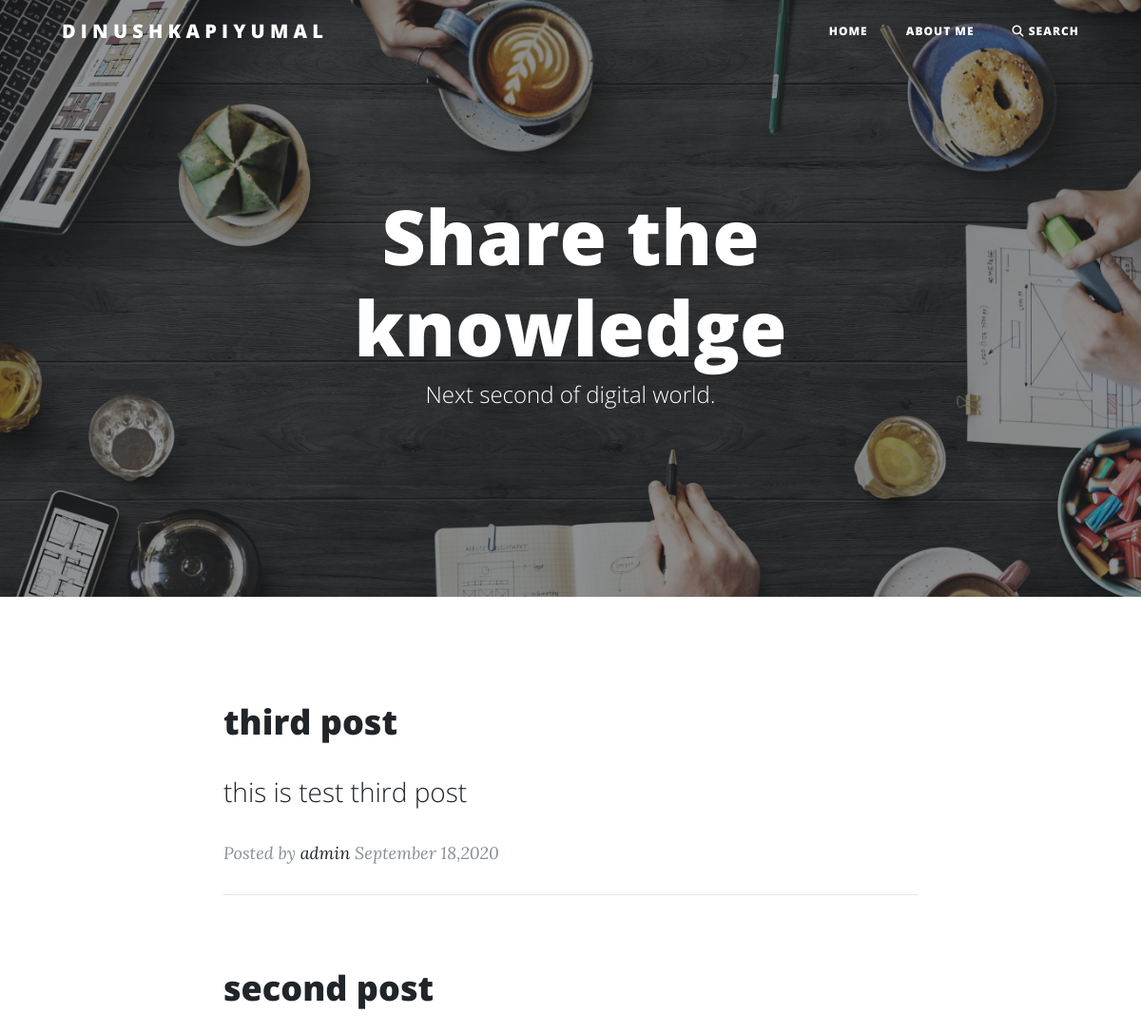
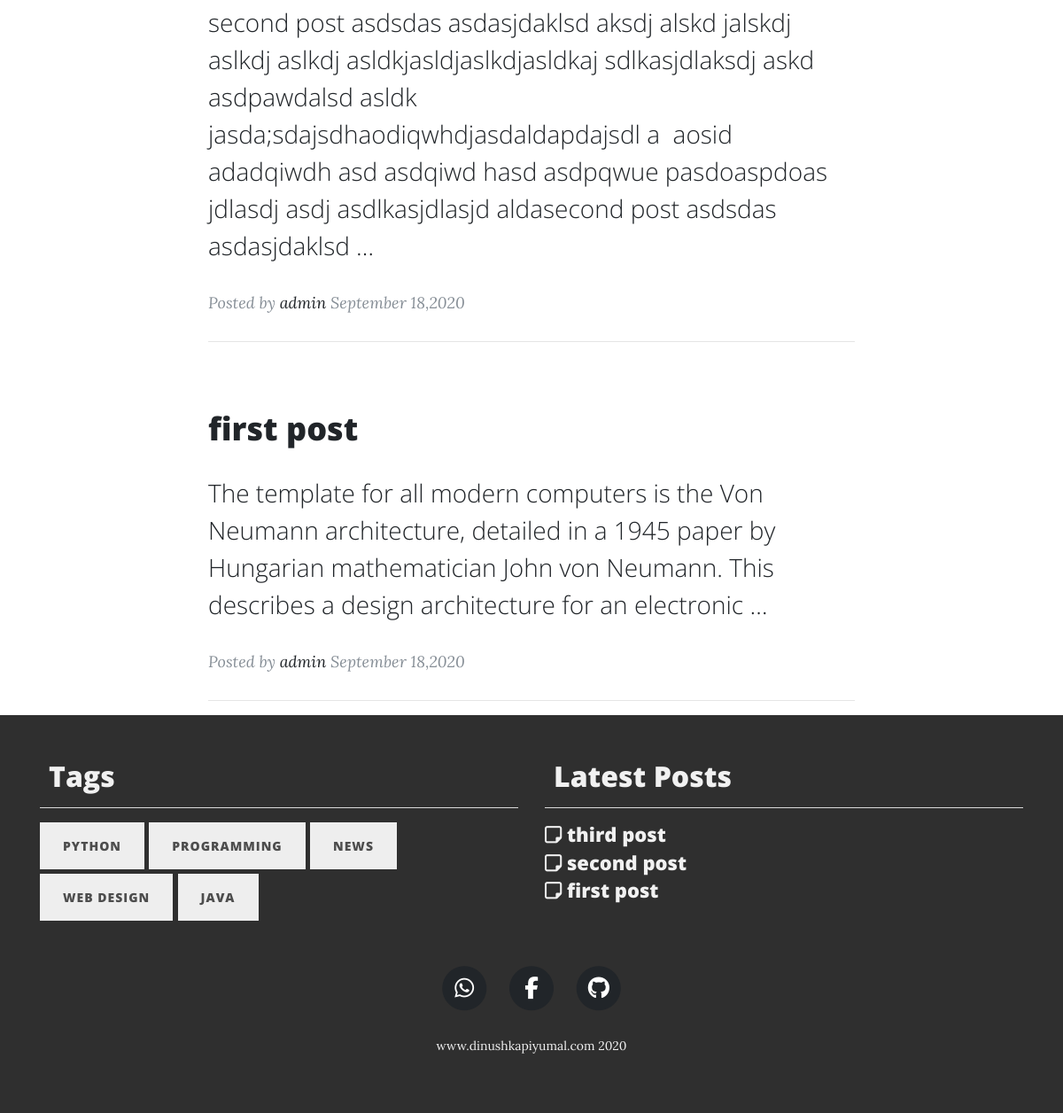
The page / on the database its author committed (2 pictures, top to bottom).
### blog/models.py (models this page shows, shortened)
class Post(models.Model):
    STATUS_CHOICES = (
            ('draft', 'Draft'),
            ('published', 'Published'),
                )
    title = models.CharField(max_length=250)
    slug = models.SlugField(max_length=250,
                            unique_for_date='publish')
    category = models.ForeignKey(Category , on_delete = models.CASCADE)
    image = models.ImageField( blank=True)
    img_url = models.TextField(default='')
    img_credits = models.TextField(default='')
    author = models.ForeignKey(
        User, on_delete=models.CASCADE, related_name='blog_post')
    body = RichTextUploadingField('content')
    meta_description = models.TextField(max_length=160 , blank=True)
    tags = TaggableManager()
    publish = models.DateTimeField(default=timezone.now)
    created = models.DateTimeField(auto_now_add=True)
    updated = models.DateTimeField(auto_now=True)
    status = models.CharField(max_length = 10 , choices=STATUS_CHOICES , default='draft')
    class meta:
        ordering = ('-publish')
    def get_absolute_url(self):
        return reverse('blog:post-detail',
                                        kwargs={
                                        'year':self.publish.year,
                                        'month':self.publish.month,
                                        'day':self.publish.day,
                                        'slug':self.slug
                                        })

### blog/views.py (the view)
# urls.py: path('' , PostListView.as_view() , name='index'),
class PostListView( CategoryMixin , TagMixin , ListView):
    model = Post
    template_name = 'blog/index.html'
    paginate_by = 7
    context_object_name = 'posts'
    queryset = Post.objects.filter(status='published').order_by('-publish')

### blog/templatetags/blog_tags.py (called while the page is built)
@register.inclusion_tag('blog/latest-post.html')
def show_latest_post(count=5):
        latest_posts = Post.objects.filter(status='published').order_by('-publish')[:count]
        return {'latest_posts':latest_posts}

### blog/views.py (called while the page is built)
    def get_context_data(self,**kwargs):
        context = super(TagMixin , self).get_context_data(**kwargs)
        context['tags'] = Tag.objects.all()
        return context

    def get_context_data(self, **kwargs):
        context = super(CategoryMixin , self).get_context_data(**kwargs)
        context['categories'] = Category.objects.all()
        return context

### blog/templates/blog/index.html (shortened to what this page needs)
{% extends 'blog/base.html' %}
{% load static %}
{% load blog_tags %}
{% block content %}
<header class="masthead" style="background-image: url('{% static 'images/theme.jpg' %}')">
  <div class="overlay"></div>
  <div class="container">
    <div class="row">
      <div class="col-lg-8 col-md-10 mx-auto">
        <div class="site-heading">
          <h1>Share the knowledge</h1>
          <span class="subheading" id="sub"></span>
        </div>
      </div>
    </div>
  </div>
</header>
<div class="container">
  <div class="row">
    <div class="col-lg-8 col-md-10 mx-auto">
      {% for post in posts %}
        <div class="post-preview">
          <a href="{{ post.get_absolute_url }}">
            <h2 class="post-title">
              {{ post.title }}
            </h2>
            <h3 class="post-subtitle">
              {{post.body|safe|truncatewords:30|linebreaks}}
            </h3>
          </a>
          <p class="post-meta">Posted by
            <a href="{% url 'blog:about' %}">admin</a>
            {{post.publish | date:"F d,Y"}}</p>
        </div>
        <hr>
      {% endfor %}
    </div>
  </div>
</div>
{% endblock content %}

### blog/templates/blog/base.html (shortened to what this page needs)
<!DOCTYPE html>
{% load static %}
{% load blog_tags %}
<html lang="en">
<head>
  <link rel="stylesheet" href="https://maxcdn.bootstrapcdn.com/bootstrap/4.0.0/css/bootstrap.min.css"
>
  <link rel="stylesheet" href="https://cdnjs.cloudflare.com/ajax/libs/font-awesome/4.7.0/css/font-awesome.min.css">
  <link href="vendor/fontawesome-free/css/all.min.css" rel="stylesheet" type="text/css">
  <link href="{% static "css/clean-blog.min.css" %}" rel="stylesheet">
  <link href="{% static "common_content/css/prism.css" %}" rel="stylesheet">
</head>
<body>
  <nav class="navbar navbar-expand-lg navbar-light fixed-top" id="mainNav">
    <div class="container">
      <a class="navbar-brand" style="text-transform: uppercase;" href="/">D i n u s h k a P i y u m a l</a>
      <div class="collapse navbar-collapse" id="navbarResponsive">
        <ul class="navbar-nav ml-auto">
          <li class="nav-item">
            <a class="nav-link" href="/">Home</a>
          </li>
          <li class="nav-item">
            <a class="nav-link" href="{% url 'blog:about' %}">About Me</a>
          </li>
          <li class="nav-item">
            <a class="nav-link" href="#" onclick="return openSearch()"><i class="fa fa-search"></i> Search</a>
          </li>
        </ul>
      </div>
    </div>
  </nav>
  {% block content %}
  {% endblock content %}
  <footer>
    <div class="container">
      <div class="row">
        <div class="col-sm-6">
          <h2 style="padding-left: 10px;color: #f1f1f1;">Tags</h2>
          <hr>
            <div class="tagside">
              <ul class="list-unstyled taglist">
                {% for tag in tags %}
                <li >
                  <a style="margin-bottom: 5px;background:#eeeeee;color:#4d4d4d;text-decoration:none;" href="{% url 'blog:tagged' tag.slug %}" type="button"
                    class="btn btn-link">
                    {{tag.name}}
                  </a>
                </li>
                {% endfor %}
              </ul>
            </div>
        </div>
        <div class="col-sm-6 latest-post">
          <h2 style="padding-left: 10px;color: #f1f1f1;">Latest Posts</h2>
          <hr>
          {% show_latest_post 5 %}
        </div>
      </div>
    </div>
    <ul class="list-inline text-center" style="margin-top: 30px;">
      <li class="list-inline-item">
        <a href="#">
          <span class="fa-stack fa-lg">
            <i class="fa fa-circle fa-stack-2x"></i>
            <i class="fa fa-whatsapp fa-stack-1x fa-inverse"></i>
          </span>
        </a>
      </li>
      <li class="list-inline-item">
        <a href="#">
          <span class="fa-stack fa-lg">
            <i class="fa fa-circle fa-stack-2x"></i>
            <i class="fa fa-facebook-f fa-stack-1x fa-inverse"></i>
          </span>
        </a>
      </li>
      <li class="list-inline-item">
        <a href="https://github.com/dinushka114">
          <span class="fa-stack fa-lg">
            <i class="fa fa-circle fa-stack-2x"></i>
            <i class="fa fa-github fa-stack-1x fa-inverse"></i>
          </span>
        </a>
      </li>
    </ul>
    <p class="copyright" style="color: #f1f1f1;">  www.dinushkapiyumal.com <span id="year" ></span> </p>
  </footer>
</body>
</html>

### blog/templates/blog/latest-post.html
{% for post in latest_posts %}
<ul class="list-unstyled mb-0">
  <li>
    <a style="color: #f1f1f1;" href="{{post.get_absolute_url}}">
      <h6 style="margin-bottom: 5px ; font-size: 22px;"><i class="fa fa-sticky-note-o" aria-hidden="true"></i>
        {{post.title}}</h6>
    </a>
  </li>
</ul>
{% endfor %}

### rows shown on the page
Post: title "third post", body "this is test third post", publish "September 18,2020"
Post: title "second post", body "second post asdsdas asdasjdaklsd aksdj alskd jalskdj aslkdj aslkdj asldkjasldjaslkdjasldkaj sdlkasjdlaksdj askd asdpawdalsd asldk jasda;sdajsdhaodiqwhdjasdaldapdajsdl a aosid adadqiwdh asd asdqiwd hasd asdpqwue pasdoaspdoas jdlasdj asdj asdlkasjdlasjd aldasecond post asdsdas asdasjdaklsd …", publish "September 18,2020"
Post: title "first post", body "The template for all modern computers is the Von Neumann architecture, detailed in a 1945 paper by Hungarian mathematician John von Neumann. This describes a design architecture for an electronic …", publish "September 18,2020"
Tag: name "PYTHON"
Tag: name "PROGRAMMING"
Tag: name "NEWS"
Tag: name "WEB DESIGN"
Tag: name "JAVA"
